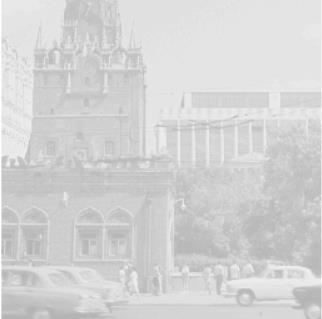
#> input picture normalization/in/img.png, 322 x 319 px; its folder holds only this picture in this run
$ python main.py
#> lines starting #> are read from the running program, lines starting #| are printed output that depends on the picture
import os
from pathlib import Path

import cv2
import numpy as np
import matplotlib.pyplot as plt


def normalize_image_lut(image: np.ndarray) -> np.ndarray:
    if image.dtype != np.uint8:
        raise ValueError("Изображение должно быть 8-битным.")

    i_min = int(image.min())
    i_max = int(image.max())

    if i_min == i_max:
        return image.copy()

    lut = np.zeros(256, dtype=np.uint8)

    for i in range(i_min, i_max + 1):
        value = 255 * (i - i_min) / (i_max - i_min)
        lut[i] = int(round(value))

    normalized = lut[image]
    return normalized


def build_histogram(image: np.ndarray) -> np.ndarray:
    return np.bincount(image.ravel(), minlength=256)


def plot_histogram(hist: np.ndarray, title: str, save_path: str = None):
    plt.figure(figsize=(10, 5))
    plt.bar(range(256), hist, width=1.0, color='gray', edgecolor='black')
    plt.title(title)
    plt.xlabel("Яркость")
    plt.ylabel("Количество пикселей")
    plt.xlim(0, 255)
    plt.grid(axis='y', linestyle='--', alpha=0.5)

    if save_path:
        plt.savefig(save_path, dpi=150, bbox_inches='tight')

    plt.show()


def find_input_image(input_dir: str) -> Path:
    exts = {'.png', '.jpg', '.jpeg', '.bmp', '.tif', '.tiff'}
    input_path = Path(input_dir)

    if not input_path.exists():
        raise FileNotFoundError(f"Папка '{input_dir}' не найдена.")

    for file in input_path.iterdir():
        if file.is_file() and file.suffix.lower() in exts:
            return file

    raise FileNotFoundError(f"В папке '{input_dir}' нет изображений.")


def main():
    input_dir = "in"
    output_dir = "out"
    os.makedirs(output_dir, exist_ok=True)

    input_image_path = find_input_image(input_dir)
    image = cv2.imread(str(input_image_path), cv2.IMREAD_GRAYSCALE)
#> image is the input picture: shape (319, 322); min 176, max 255, mean 211.6

    if image is None:
        raise ValueError("Не удалось загрузить изображение")

    hist_in = build_histogram(image)
#> hist_in = 256 values, max 12323 at index 228, min 0 at index 0, mean 401.2
    plot_histogram(
        hist_in,
        "Гистограмма исходного изображения",
        os.path.join(output_dir, "hist_input.png")
    )
#> in plot_histogram, `plt.savefig(save_path, dpi=150, bbox_inches='tight')`:
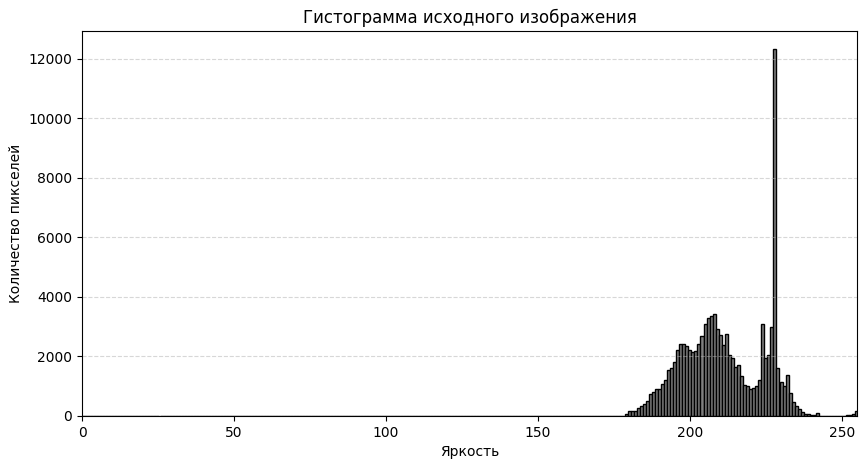
#> figure drawn by matplotlib, 1 panel; tallest bar 12323 high, from x = 227.5 to 228.5

    normalized = normalize_image_lut(image)
#> in normalize_image_lut, `i_min = int(image.min())`: i_min = 176
#> in normalize_image_lut, `i_max = int(image.max())`: i_max = 255
#> the loop in normalize_image_lut, `for i in range(i_min, i_max + 1):` made 80 passes
#> value on passes 1 to 12: 0, 3.23, 6.46, 9.68, 12.91, 16.14, 19.37, 22.59, 25.82, 29.05, 32.28, 35.51
#> after the loop in normalize_image_lut, `for i in range(i_min, i_max + 1):`: lut = 256 values from 0 to 255
#> in normalize_image_lut, `normalized = lut[image]`:
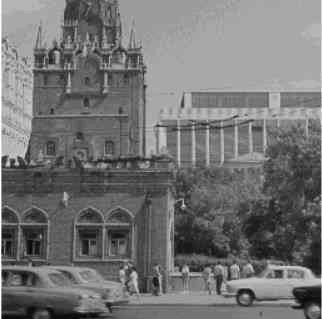
#> normalized: shape (319, 322); min 0, max 255, mean 114.9

    output_image_path = os.path.join(output_dir, "normalized_image.png")
    cv2.imwrite(output_image_path, normalized)

    hist_out = build_histogram(normalized)
#> hist_out = 256 values, max 12323 at index 168, min 0 at index 1, mean 401.2
    plot_histogram(
        hist_out,
        "Гистограмма нормализованного изображения",
        os.path.join(output_dir, "hist_output.png")
    )
#> call 2 of plot_histogram, with hist = array of shape (256,), title = 'Гистограмма нормализованного изображения', save_path = 'out/hist_output.png'
#> in plot_histogram (call 2), `plt.savefig(save_path, dpi=150, bbox_inches='tight')`:
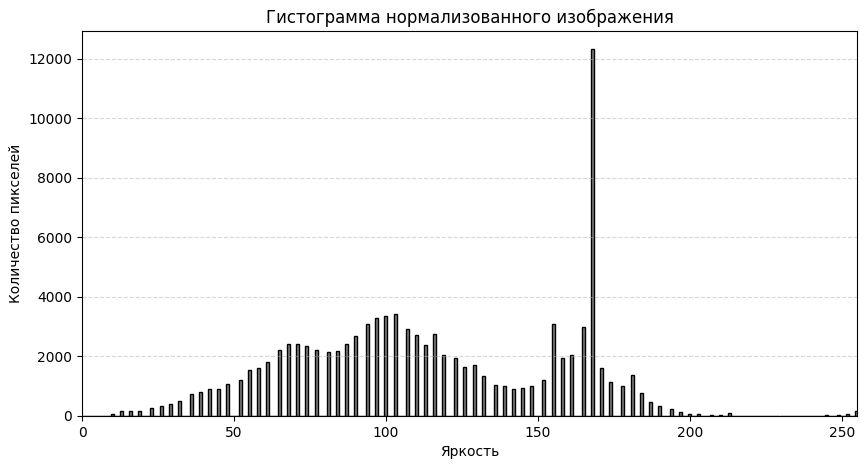
#> figure drawn by matplotlib, 1 panel; tallest bar 12323 high, from x = 167.5 to 168.5

    print("Обработка завершена.")
    print("Вход:", input_image_path)
    print("Выходное изображение:", output_image_path)


if __name__ == "__main__":
    main()
